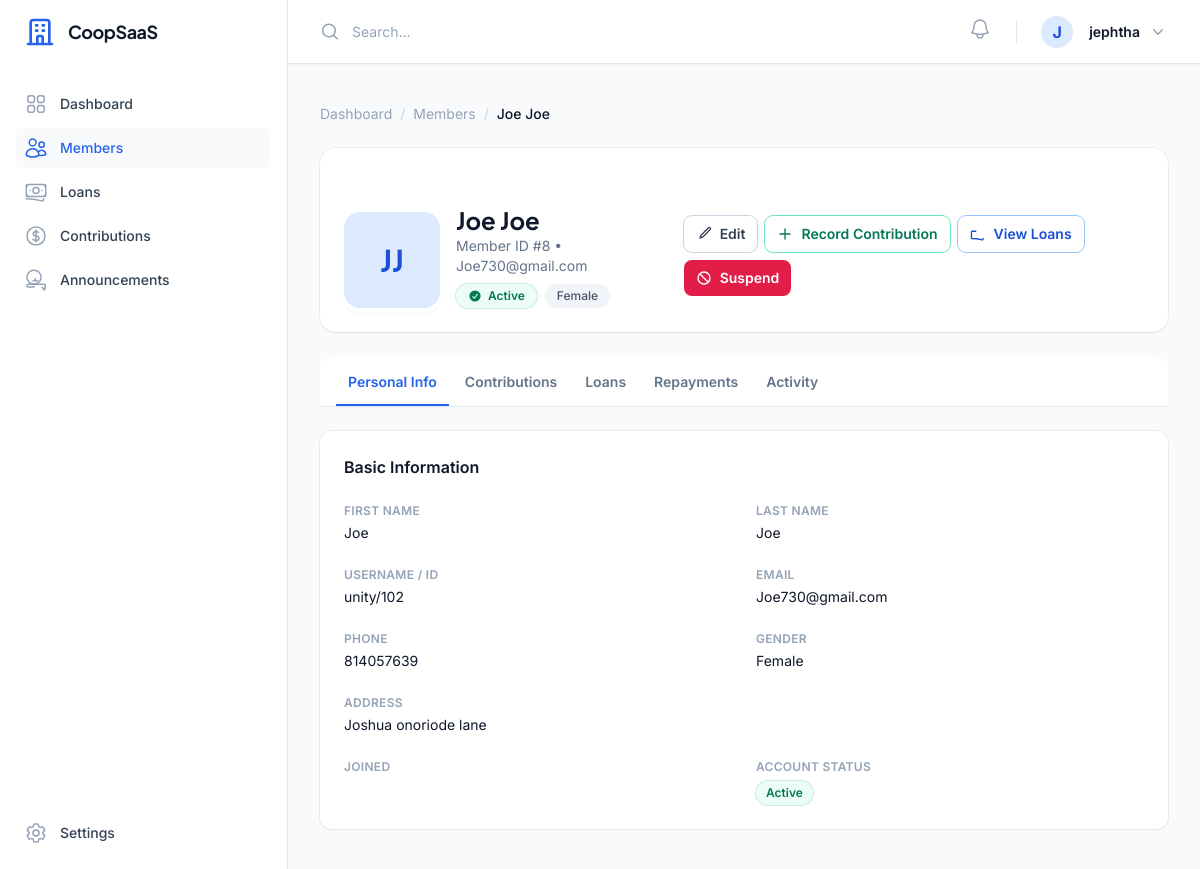
The page /members/management/8/ (signed in) on the database its author committed.
### apps/accounts/models.py (models this page shows, shortened)
class User(AbstractUser):
    role = models.CharField(max_length=20, choices=UserRole.choices, default=UserRole.MEMBER)
    cooperative = models.ForeignKey(
        'cooperatives.Cooperative', on_delete=models.CASCADE, null=True, blank=True, related_name='users'
    )
    phone = models.CharField(max_length=20, null=True, blank=True)
    address = models.TextField(null=True, blank=True)
    is_active_member = models.BooleanField(default=True)
    join_date = models.DateField(null=True, blank=True)
    is_suspended = models.BooleanField(default=False)
    joined_at = models.DateTimeField(null=True, blank=True)
    gender = models.CharField(max_length=10, choices=[('M','Male'),('F','Female'),('O','Other')], null=True, blank=True)
    must_change_password = models.BooleanField(default=False)
    bank_name = models.CharField(max_length=100, null=True, blank=True)
    account_number = models.CharField(max_length=20, null=True, blank=True)
    account_name = models.CharField(max_length=150, null=True, blank=True)

### apps/members/views_admin.py (the view)
# urls.py: path('management/<int:member_id>/', MemberDetailView.as_view(), name='detail'),
class MemberDetailView(LoginRequiredMixin, CoopAdminRequiredMixin, DetailView):
    model = User
    template_name = 'coop_admin/member_detail.html'
    context_object_name = 'member'
    pk_url_kwarg = 'member_id'
    def get_object(self, queryset=None):
        return get_object_or_404(
            User,
            pk=self.kwargs['member_id'],
            cooperative=self.request.user.cooperative,
            role=UserRole.MEMBER
        )
    def get_context_data(self, **kwargs):
        context = super().get_context_data(**kwargs)
        member = self.object
        contributions = Contribution.objects.filter(member=member).order_by('-contribution_date')
        total_contributions = contributions.aggregate(total=Sum('amount'))['total'] or 0
        last_contribution = contributions.first()
        loans = Loan.objects.filter(member=member).order_by('-created_at')
        active_loans = loans.filter(status__in=[LoanStatus.ACTIVE, LoanStatus.APPROVED])
        total_outstanding = active_loans.aggregate(total=Sum('amount'))['total'] or 0
        from apps.repayments.models import LoanRepayment
        repayments = LoanRepayment.objects.filter(loan__member=member).order_by('-payment_date')
        total_repaid = repayments.aggregate(total=Sum('amount_paid'))['total'] or 0
        from apps.audit_logs.models import AuditLog
        from django.contrib.contenttypes.models import ContentType
        user_ct = ContentType.objects.get_for_model(User)
        activity = AuditLog.objects.filter(
            content_type=user_ct, object_id=member.pk
        ).order_by('-timestamp')[:20]
        context.update({
            'contributions': contributions[:10],
            'all_contributions': contributions,
            'total_contributions': total_contributions,
            'last_contribution': last_contribution,
            'loans': loans,
            'active_loans': active_loans,
            'total_outstanding': total_outstanding,
            'repayments': repayments[:10],
            'total_repaid': total_repaid,
            'activity': activity,
        })
        return context

### templates/coop_admin/member_detail.html (shortened to what this page needs)
{% extends 'dashboard_base.html' %}
{% block content %}
<nav class="flex mb-6" aria-label="Breadcrumb">
    <ol class="flex items-center gap-2 text-sm">
        <li><a href="{% url 'cooperatives:admin_dashboard' %}" class="text-slate-400 hover:text-slate-600">Dashboard</a></li>
        <li><span class="text-slate-300">/</span></li>
        <li><a href="{% url 'members:coop_list' %}" class="text-slate-400 hover:text-slate-600">Members</a></li>
        <li><span class="text-slate-300">/</span></li>
        <li class="text-slate-900 font-medium truncate max-w-xs">{{ member.get_full_name|default:member.username }}</li>
    </ol>
</nav>
<div class="bg-white rounded-2xl shadow-sm ring-1 ring-slate-900/5 overflow-hidden mb-6">
    <div class="h-24 bg-gradient-to-r from-secondary-600 via-indigo-600 to-white-600"></div>
    <div class="px-6 pb-6">
        <div class="flex flex-col sm:flex-row sm:items-end gap-4 -mt-12">
            <div class="h-24 w-24 rounded-2xl flex items-center justify-center font-bold text-3xl font-display ring-4 ring-white shadow-md
                {% if member.is_suspended %}bg-rose-200 text-rose-800{% else %}bg-primary-100 text-primary-700{% endif %}">
                {{ member.first_name|make_list|first|upper }}{{ member.last_name|make_list|first|upper }}
            </div>
            <div class="sm:flex-1 pt-2">
                <div class="flex flex-col sm:flex-row sm:items-center sm:justify-between gap-3">
                    <div>
                        <h1 class="text-2xl font-bold font-display text-slate-900">{{ member.get_full_name|default:member.username }}</h1>
                        <p class="text-sm text-slate-500">Member ID #{{ member.pk }} &bull; {{ member.email }}</p>
                        <div class="flex flex-wrap gap-2 mt-2">
                            {% if member.is_suspended %}
                            <span class="inline-flex items-center gap-1.5 rounded-full bg-rose-50 px-3 py-1 text-xs font-semibold text-rose-700 ring-1 ring-rose-600/20">
                                <svg class="h-3.5 w-3.5" fill="currentColor" viewBox="0 0 20 20"><path fill-rule="evenodd" d="M13.477 14.89A6 6 0 015.11 6.524L13.477 14.89zm1.414-1.413L6.524 5.11a6 6 0 018.367 8.367zM18 10a8 8 0 11-16 0 8 8 0 0116 0z" clip-rule="evenodd"/></svg>
                                Suspended
                            </span>
                            {% else %}
                            <span class="inline-flex items-center gap-1.5 rounded-full bg-emerald-50 px-3 py-1 text-xs font-semibold text-emerald-700 ring-1 ring-emerald-600/20">
                                <svg class="h-3.5 w-3.5" fill="currentColor" viewBox="0 0 20 20"><path fill-rule="evenodd" d="M10 18a8 8 0 100-16 8 8 0 000 16zm3.857-9.809a.75.75 0 00-1.214-.882l-3.483 4.79-1.88-1.88a.75.75 0 10-1.06 1.061l2.5 2.5a.75.75 0 001.137-.089l4-5.5z" clip-rule="evenodd"/></svg>
                                Active
                            </span>
                            {% endif %}
                            {% if member.gender %}<span class="inline-flex rounded-full bg-slate-100 px-3 py-1 text-xs font-medium text-slate-600">{{ member.get_gender_display }}</span>{% endif %}
                        </div>
                    </div>
                    <div class="flex flex-wrap gap-2" x-data="{ suspendModal: false }">
                        <a href="{% url 'members:edit' member.pk %}" class="inline-flex items-center gap-2 rounded-lg px-3 py-2 text-sm font-semibold text-slate-700 ring-1 ring-slate-300 hover:bg-slate-50 transition-colors">
                            <svg class="h-4 w-4" fill="none" viewBox="0 0 24 24" stroke="currentColor" stroke-width="2"><path stroke-linecap="round" stroke-linejoin="round" d="M16.862 4.487l1.687-1.688a1.875 1.875 0 112.652 2.652L10.582 16.07a4.5 4.5 0 01-1.897 1.13L6 18l.8-2.685a4.5 4.5 0 011.13-1.897l8.932-8.931z"/></svg>
                            Edit
                        </a>
                        <a href="{% url 'contributions:coop_list' %}" class="inline-flex items-center gap-2 rounded-lg px-3 py-2 text-sm font-semibold text-emerald-700 ring-1 ring-emerald-300 hover:bg-emerald-50 transition-colors">
                            <svg class="h-4 w-4" fill="none" viewBox="0 0 24 24" stroke="currentColor" stroke-width="2"><path stroke-linecap="round" stroke-linejoin="round" d="M12 4.5v15m7.5-7.5h-15"/></svg>
                            Record Contribution
                        </a>
                        <a href="{% url 'loans:coop_list' %}" class="inline-flex items-center gap-2 rounded-lg px-3 py-2 text-sm font-semibold text-blue-700 ring-1 ring-blue-300 hover:bg-blue-50 transition-colors">
                            <svg class="h-4 w-4" fill="none" viewBox="0 0 24 24" stroke="currentColor" stroke-width="2"><path stroke-linecap="round" stroke-linejoin="round" d="M2.25 18.75a60.07 60.07 0 0115.797 2.101c.727.198 1.453-.342 1.453-1.096V18.75M2.25 18.75v-9.75c0-.621.504-1.125 1.125-1.125h5.25"/></svg>
                            View Loans
                        </a>
                        {% if member.is_suspended %}
                        <form method="post" action="{% url 'members:activate' member.pk %}">
                            {% csrf_token %}
                            <button type="submit" class="inline-flex items-center gap-2 rounded-lg px-3 py-2 text-sm font-semibold text-emerald-700 bg-emerald-600 text-white hover:bg-emerald-500 transition-colors">
                                <svg class="h-4 w-4" fill="none" viewBox="0 0 24 24" stroke="currentColor" stroke-width="2"><path stroke-linecap="round" stroke-linejoin="round" d="M9 12.75L11.25 15 15 9.75M21 12a9 9 0 11-18 0 9 9 0 0118 0z"/></svg>
                                Reactivate
                            </button>
                        </form>
                        {% else %}
                        <button type="button" @click="suspendModal = true" class="inline-flex items-center gap-2 rounded-lg px-3 py-2 text-sm font-semibold text-white bg-rose-600 hover:bg-rose-500 transition-colors">
                            <svg class="h-4 w-4" fill="none" viewBox="0 0 24 24" stroke="currentColor" stroke-width="2"><path stroke-linecap="round" stroke-linejoin="round" d="M18.364 18.364A9 9 0 005.636 5.636m12.728 12.728A9 9 0 015.636 5.636m12.728 12.728L5.636 5.636"/></svg>
                            Suspend
                        </button>
                        {% endif %}
                    </div>
                </div>
            </div>
        </div>
    </div>
</div>
<div x-data="{ tab: 'info' }" class="space-y-6">
    <div class="border-b border-slate-200 bg-white rounded-t-xl overflow-hidden">
        <nav class="flex gap-1 px-4 pt-3">
            <button @click="tab = 'info'" :class="tab === 'info' ? 'border-primary-600 text-primary-600' : 'border-transparent text-slate-500 hover:text-slate-700 hover:border-slate-300'" class="whitespace-nowrap border-b-2 pb-3 pt-1 px-3 text-sm font-semibold transition-colors">Personal Info</button>
            <button @click="tab = 'contributions'" :class="tab === 'contributions' ? 'border-primary-600 text-primary-600' : 'border-transparent text-slate-500 hover:text-slate-700 hover:border-slate-300'" class="whitespace-nowrap border-b-2 pb-3 pt-1 px-3 text-sm font-semibold transition-colors">Contributions</button>
            <button @click="tab = 'loans'" :class="tab === 'loans' ? 'border-primary-600 text-primary-600' : 'border-transparent text-slate-500 hover:text-slate-700 hover:border-slate-300'" class="whitespace-nowrap border-b-2 pb-3 pt-1 px-3 text-sm font-semibold transition-colors">Loans</button>
            <button @click="tab = 'repayments'" :class="tab === 'repayments' ? 'border-primary-600 text-primary-600' : 'border-transparent text-slate-500 hover:text-slate-700 hover:border-slate-300'" class="whitespace-nowrap border-b-2 pb-3 pt-1 px-3 text-sm font-semibold transition-colors">Repayments</button>
            <button @click="tab = 'activity'" :class="tab === 'activity' ? 'border-primary-600 text-primary-600' : 'border-transparent text-slate-500 hover:text-slate-700 hover:border-slate-300'" class="whitespace-nowrap border-b-2 pb-3 pt-1 px-3 text-sm font-semibold transition-colors">Activity</button>
        </nav>
    </div>
    <div x-show="tab === 'info'" x-transition.opacity>
        <div class="bg-white rounded-xl shadow-sm ring-1 ring-slate-900/5 p-6">
            <h3 class="text-base font-semibold text-slate-900 mb-6">Basic Information</h3>
            <dl class="grid grid-cols-1 sm:grid-cols-2 gap-6">
                <div><dt class="text-xs font-semibold uppercase tracking-wide text-slate-400">First Name</dt><dd class="mt-1 text-sm text-slate-900">{{ member.first_name|default:"—" }}</dd></div>
                <div><dt class="text-xs font-semibold uppercase tracking-wide text-slate-400">Last Name</dt><dd class="mt-1 text-sm text-slate-900">{{ member.last_name|default:"—" }}</dd></div>
                <div><dt class="text-xs font-semibold uppercase tracking-wide text-slate-400">Username / ID</dt><dd class="mt-1 text-sm text-slate-900">{{ member.username }}</dd></div>
                <div><dt class="text-xs font-semibold uppercase tracking-wide text-slate-400">Email</dt><dd class="mt-1 text-sm text-slate-900">{{ member.email|default:"—" }}</dd></div>
                <div><dt class="text-xs font-semibold uppercase tracking-wide text-slate-400">Phone</dt><dd class="mt-1 text-sm text-slate-900">{{ member.phone|default:"—" }}</dd></div>
                <div><dt class="text-xs font-semibold uppercase tracking-wide text-slate-400">Gender</dt><dd class="mt-1 text-sm text-slate-900">{{ member.get_gender_display|default:"—" }}</dd></div>
                <div class="sm:col-span-2"><dt class="text-xs font-semibold uppercase tracking-wide text-slate-400">Address</dt><dd class="mt-1 text-sm text-slate-900">{{ member.address|default:"—" }}</dd></div>
                <div><dt class="text-xs font-semibold uppercase tracking-wide text-slate-400">Joined</dt></div>
                <div><dt class="text-xs font-semibold uppercase tracking-wide text-slate-400">Account Status</dt>
                    <dd class="mt-1">
                        {% if member.is_suspended %}
                        <span class="inline-flex rounded-full bg-rose-50 px-2.5 py-1 text-xs font-semibold text-rose-700 ring-1 ring-rose-600/20">Suspended</span>
                        {% else %}
                        <span class="inline-flex rounded-full bg-emerald-50 px-2.5 py-1 text-xs font-semibold text-emerald-700 ring-1 ring-emerald-600/20">Active</span>
                        {% endif %}
                    </dd>
                </div>
            </dl>
        </div>
    </div>
</div>
{% endblock %}

### templates/components/topnav.html (shortened to what this page needs)
<div class="sticky top-0 z-40 flex h-16 shrink-0 items-center justify-between gap-x-4 border-b border-slate-200 bg-white px-4 shadow-sm sm:gap-x-6 sm:px-6 lg:px-8">
    <div class="flex flex-1 gap-x-4 self-stretch lg:gap-x-6">
        <form class="relative flex flex-1" action="#" method="GET">
            <input id="search-field" class="block h-full w-full border-0 py-0 pl-8 pr-0 text-slate-900 placeholder:text-slate-400 focus:ring-0 sm:text-sm" placeholder="Search..." type="search" name="search">
        </form>
        <div class="flex items-center gap-x-4 lg:gap-x-6">
            <div class="relative" x-data="{ open: false }">
                <button type="button" @click="open = !open" @click.outside="open = false" class="-m-2.5 p-2.5 text-slate-400 hover:text-slate-500 relative" id="notification-bell-btn">
                    <svg id="notification-bell-icon" class="h-6 w-6 {% if unread_notifications_count > 0 %}animate-swing{% endif %}" fill="none" viewBox="0 0 24 24" stroke-width="1.5" stroke="currentColor" aria-hidden="true">
                        <path stroke-linecap="round" stroke-linejoin="round" d="M14.857 17.082a23.848 23.848 0 005.454-1.31A8.967 8.967 0 0118 9.75v-.7V9A6 6 0 006 9v.75a8.967 8.967 0 01-2.312 6.022c1.733.64 3.56 1.085 5.455 1.31m5.714 0a24.255 24.255 0 01-5.714 0m5.714 0a3 3 0 11-5.714 0" />
                    </svg>
                </button>
            </div>
            <div class="relative" x-data="{ open: false }">
                <button type="button" @click="open = !open" @click.outside="open = false" class="-m-1.5 flex items-center p-1.5" id="user-menu-button" aria-expanded="false" aria-haspopup="true">
                    <div class="h-8 w-8 rounded-full bg-primary-100 flex items-center justify-center text-primary-700 font-bold">
                        {{ user.username|make_list|first|upper }}
                    </div>
                    <span class="hidden lg:flex lg:items-center">
                        <span class="ml-4 text-sm font-semibold leading-6 text-slate-900" aria-hidden="true">{{ user.get_full_name|default:user.username }}</span>
                        <svg class="ml-2 h-5 w-5 text-slate-400" viewBox="0 0 20 20" fill="currentColor" aria-hidden="true">
                            <path fill-rule="evenodd" d="M5.23 7.21a.75.75 0 011.06.02L10 11.168l3.71-3.938a.75.75 0 111.08 1.04l-4.25 4.5a.75.75 0 01-1.08 0l-4.25-4.5a.75.75 0 01.02-1.06z" clip-rule="evenodd" />
                        </svg>
                    </span>
                </button>
            </div>
        </div>
    </div>
</div>

### rows shown on the page
User: username|make_list "J", get_full_name "jephtha"
User: get_full_name "Joe Joe", first_name|make_list "J", last_name|make_list "J", pk "8", email "Joe730@gmail.com", gender "Female", first_name "Joe", last_name "Joe", username "unity/102", phone "814057639", address "Joshua onoriode lane"
